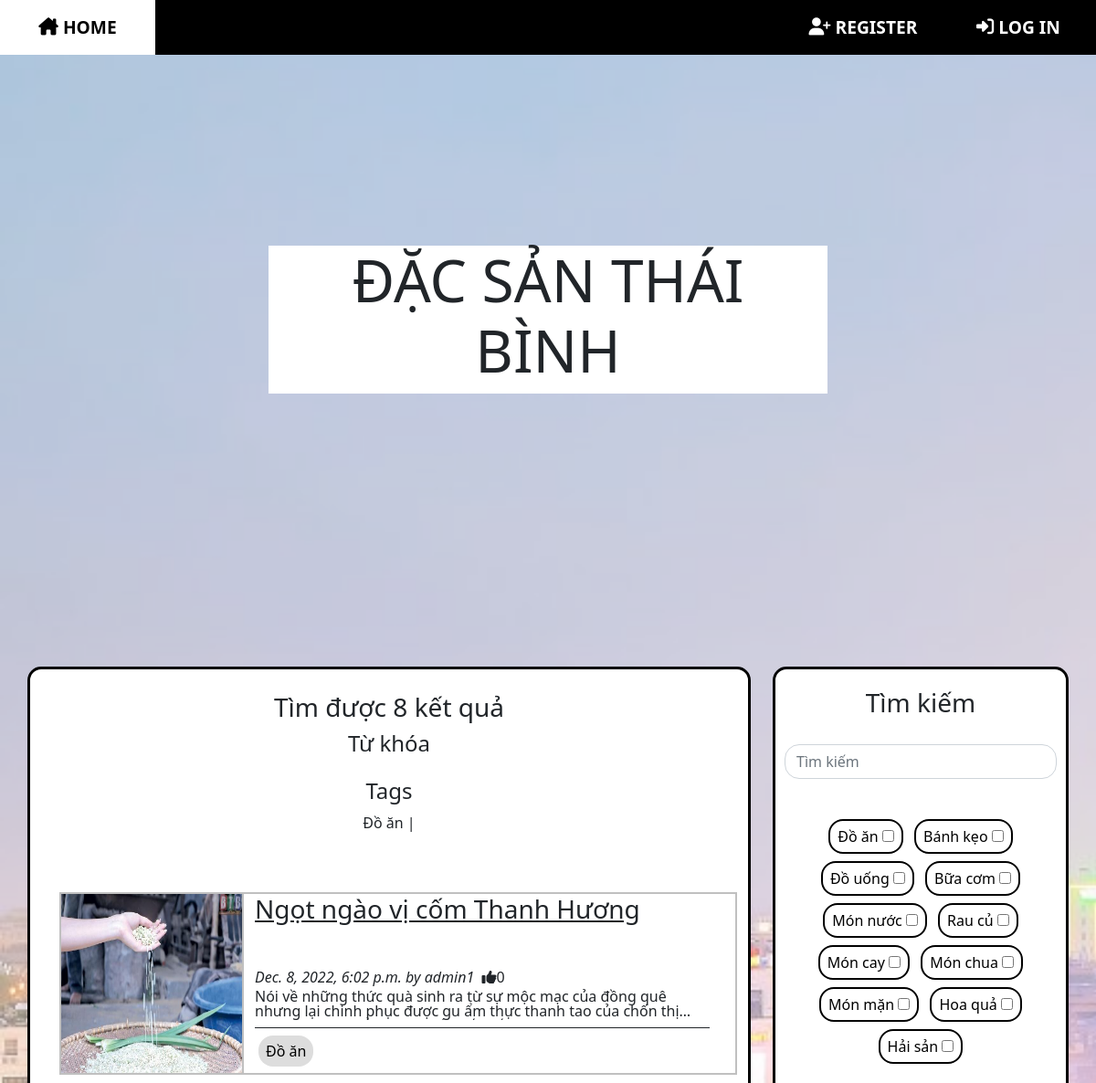
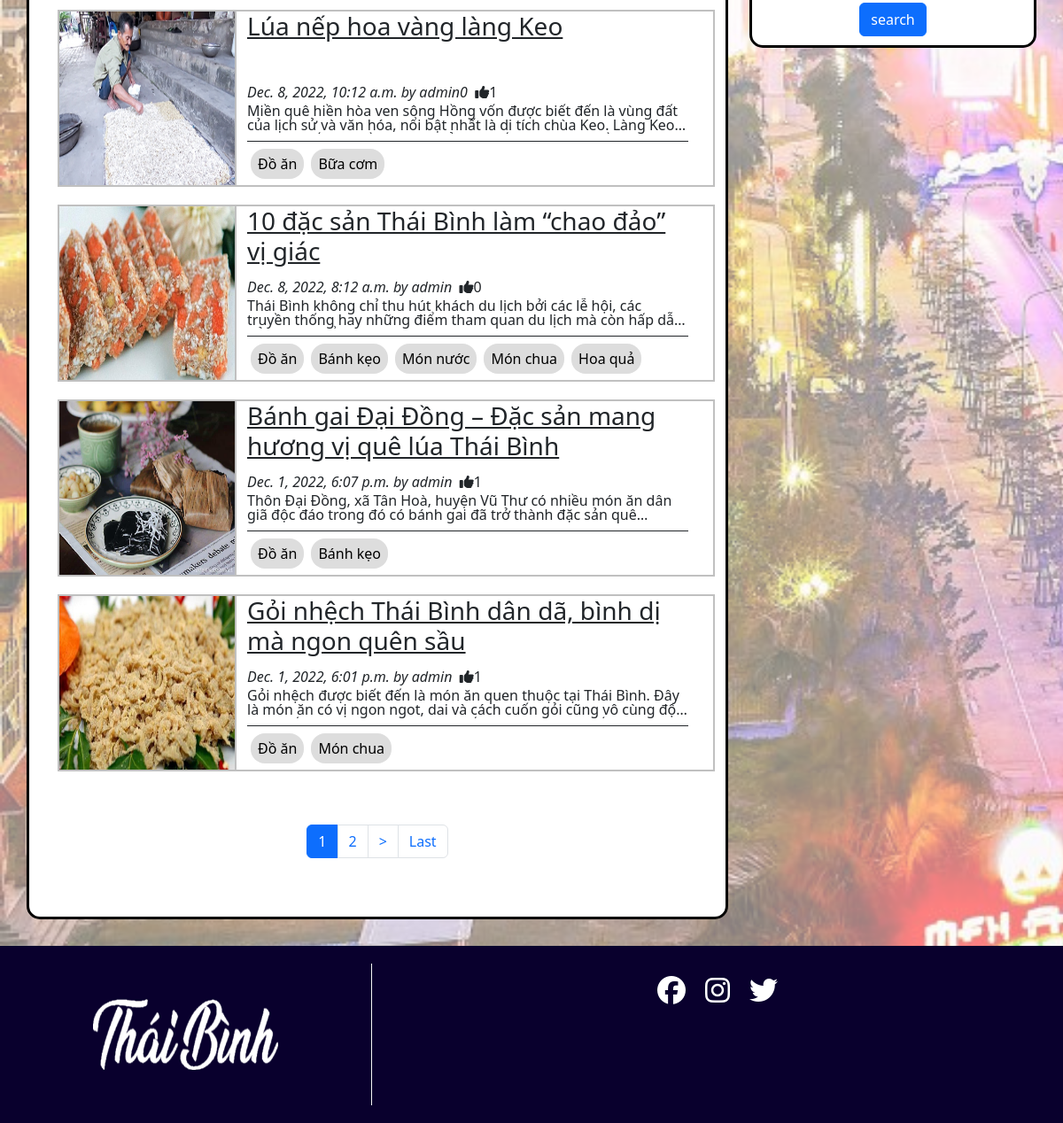
The app's page /search/?q=&c=10 with its own data (2 pictures, top to bottom).
### blog/models.py (models this page shows, shortened)
class Category(models.Model):
    name = models.CharField(max_length=100)
    def __str__(self):
        return self.name

class Post(models.Model):
    class NewManager(models.Manager):
        def get_queryset(self):
            return super().get_queryset().filter(status='published')
    options = (
        ('draft', 'Draft'),
        ('published', 'Published'),
    )
    title = models.CharField(max_length=250)
    category = models.ManyToManyField(
        Category, blank=True, related_name='posts')
    excerpt = models.TextField(blank=True, null=True)
    slug = models.SlugField(max_length=250, unique_for_date='publish')
    image = models.FileField(
        upload_to='static/thumbnail/', default='static/thumbnail/default/default.jpg')
    publish = models.DateTimeField(default=timezone.now)
    author = models.ForeignKey(
        User, on_delete=models.CASCADE, related_name='blog_posts')
    content = RichTextUploadingField(null=True)
    status = models.CharField(max_length=10, choices=options, default='draft')
    likes = models.ManyToManyField(User, blank=True, related_name='likes')
    bookmark = models.ManyToManyField(
        User, blank=True, related_name='bookmark')
    objects = models.Manager()  # default manager
    newmanager = NewManager()  # custom manager
    def get_absolute_url(self):
        return reverse('blog:post_single', args=[self.slug])
    class Meta:
        ordering = ('-publish',)

### blog/views.py (the view)
# urls.py: path('search/', views.post_search, name='post_search'),
def post_search(request):
    q = ''
    c = ''
    results = standard_filter(request)
    form = PostSearchForm(request.GET)
    if form.is_valid():
        q = form.cleaned_data['q']
        c = form.cleaned_data['c']
        results = results.filter(title__contains=q)
        for tag in c:
            results = results.filter(category=tag.id)
    list = pagination(request, results)
    return render(request, 'blog/search.html', {'categorys': Category.objects.all(), 'posts': results, 'total_results': results.count, 'q': str(q), 'c': c, 'list': list})

### blog/views.py (called while the page is built)
def pagination(request, posts):
    obj = posts
    page_n = request.GET.get('page')
    p = Paginator(obj, 5)
    list = p.get_page(page_n)
    return list

def standard_filter(request):
    posts = Post.newmanager.all()
    user = request.user
    if user.is_superuser or user.is_staff:
        if user.is_superuser:
            posts = Post.objects.all()
        else:
            posts = Post.objects.filter(
                Q(status='published')) | Post.objects.filter(Q(author=user, status='draft'))
    return posts

### templates/blog/search.html (shortened to what this page needs)
{% extends "base/base.html" %} {% block title %} Kết quả tìm kiếm {% endblock %} {%load static%}{% block content %} {%include "base/nav-bar.html"%}
<div class="bgpic"><img src="{% static 'Thanh-pho.jpg' %}" /></div>
<div class="col">
    <div class="row" id="row-titlecard">
        <div class="titlecard">
            <h1 style="font-size:400%">ĐẶC SẢN THÁI BÌNH</h1>
        </div>
    </div>
    <div class="row ">
        <div class="col-8">
            <div class="container">
                <div class="search-result-dialog">
                    <h3>Tìm được {{total_results}} kết quả</h3>
                    <h4>Từ khóa</h4>
                    <h4>Tags</h4>
                    <p>
                        {%for tag in c%} {{tag}} | {%endfor%}</p>
                </div>
                {% include "blog/list.html" %}
            </div>
        </div>
        <div class="col-4">
            {% include "blog/searchbox.html" %}
        </div>
    </div>
    {%include "base/footer.html"%}
</div>
{% endblock %}

### templates/blog/list.html (shortened to what this page needs)
{%block content%}
<div class="col pt-5">
    {% for post in list %}
    <div class="post-container row">
        <div class="col-3 post-thumbnail ">
            <img src="/{{post.image}}" />
        </div>
        <div class="col-9 post-detail">
            <div class="post-title">
                <h3>
                    <a class="text-dark" href="{{post.get_absolute_url}} ">{{post.title}}</a>
                </h3>
            </div>
            <div class="post-meta">
                <em>{{post.publish}} by {{post.author}}</em> &nbsp; <i class="fa-sharp fa-solid fa-thumbs-up" {%if user in post.likes.all %} style="color: blue;" {%endif%}></i> {{post.likes.count}}
            </div>
            <div class="post-excerpt">
                <p>{{post.excerpt}}</p>
            </div>
            <div class="post-cat">
                {% for tag in post.category.all %}
                <a class="tag-btn" href="/search/?q=&c={{tag.id}}">{{tag}}</a>{%endfor%}
            </div>
        </div>
    </div>
    {% endfor %}
</div>
<nav aria-label="Page navigation example">
    <ul class="pagination" style="text-align: center;">
        <li class="page-item active"><a class="page-link" href="?page={{list.number}}">{{list.number}}</a></li>
        {%if list.has_next%}
        <li class="page-item"><a class="page-link" href="?page={{list.next_page_number}}">{{list.next_page_number}}</a></li>
        <li class="page-item"><a class="page-link" href="?page={{list.next_page_number}}">></a></li>
        <li class="page-item"><a class="page-link" href="?page={{list.paginator.num_pages}}">Last</a></li>
        {%endif%}
    </ul>
</nav>
{%endblock%}

### templates/blog/searchbox.html
{% load static %} {% block content %}
<link href="{% static 'style.css' %}" rel="stylesheet">
<div class="search-box">
    <form role="search" method="get" action="/search/">
        <h3>Tìm kiếm</h3>
        <div class="search-bar">
            <input class="form-control me-5" name="q" type="search" placeholder="Tìm kiếm" aria-label="Search">
        </div>
        <div class="tag-bar">
            {% for tag in categorys.all%}
            <div class="tag-checkbox">
                <label for="{{tag}}" class="">{{tag.name}}</label>
                <input name="c" type="checkbox" id="{{tag}}" value="{{tag.pk}}">
            </div>
            {%endfor%}
        </div>
        <button class="btn btn-primary" type="submit">search </button>
    </form>
</div>
{% endblock %}

### static/style.css (style rules this page uses)
* { box-sizing: border-box; padding: 0; margin: 0; }
.bgpic { width: 100%; height: 100%; position: fixed; z-index: -1; opacity: 0.5; }
.container { border: solid black; border-radius: 15px; background-color: white; margin: 30px; padding-bottom: 50px; min-height: 1000px; }
.titlecard { background-color: white; width: 50%; text-align: center; align-self: center; margin-right: auto; margin-left: auto; }
#row-titlecard { height: 700px; }
.search-box { border: solid black; display: flex; flex-direction: column; align-items: center; border-radius: 15px; background-color: white; min-height: 400px; position: sticky; top: 70px; margin: 30px; padding: 20px 10px 10px 10px; }
.search-box form { display: flex; flex-direction: column; align-items: center; }
.search-bar { margin-top: 20px; margin-bottom: 20px; }
.tag-bar { margin: 20px 10px 20px 10px; text-align: center; }
.tag-checkbox { border: black solid 2px; color: black; padding: 5px 8px; text-align: center; text-decoration: none; display: inline-block; margin: 4px; cursor: pointer; border-radius: 16px; min-width: 55px; }
.form-control { border-radius: 1rem; }
.post-container { position: relative; background-color: white; border: solid #C0C0C0 2px; margin: 0 0 20px 20px; height: 200px; max-width: 800px; overflow: hidden; }
.post-container .post-thumbnail { position: absolute; padding: 0; border-right: inherit; overflow: hidden; height: 100%; width: 200px; }
.post-container .post-thumbnail img { width: 100%; height: 100%; }
.post-container .post-detail { position: relative; left: 200px; }
.post-container .post-detail .post-title { position: absolute; margin-bottom: 10px; height: 70px; width: 90%; overflow: hidden; text-overflow: ellipsis; display: -webkit-box; line-height: 40px; -webkit-line-clamp: 2; -webkit-box-orient: vertical; }
.post-container .post-detail .post-excerpt { position: absolute; bottom: 45px; margin-bottom: 13px; height: 34px; width: 90%; overflow: hidden; text-overflow: ellipsis; display: -webkit-box; line-height: 16px; -webkit-line-clamp: 2; -webkit-box-orient: vertical; }
.post-container .post-detail .post-cat { position: absolute; bottom: 0px; border-top: solid 1px; height: 50px; width: 90%; text-overflow: ellipsis; overflow: hidden; display: flex; align-items: center; }
.post-container .post-detail .post-meta { position: absolute; bottom: 95px; font-size: medium; height: 18px; width: 90%; overflow: hidden; text-overflow: ellipsis; display: -webkit-box; line-height: 15px; }
.tag-btn { background-color: #ddd; border: none; color: black; padding: 5px 8px; text-align: center; text-decoration: none; display: inline-block; margin: 4px; cursor: pointer; border-radius: 16px; min-width: 55px; }
.search-result-dialog { padding-top: 25px; display: flex; flex-direction: column; align-items: center; }
.search-result-dialog p { width: 100%; overflow-wrap: break-word; text-align: center; }
.pagination { margin-top: 60px; display: flex; justify-content: center; }
.active>.page-link { z-index: 0; }

### records on screen
Category: name "Đồ ăn"
Post: image (picture), title "Ngọt ngào vị cốm Thanh Hương", publish "Dec. 8, 2022, 6:02 p.m.", author "admin1", likes.count "0", excerpt "Nói về những thức quà sinh ra từ sự mộc mạc của đồng quê nhưng lại chinh phục được gu ẩm thực thanh tao của chốn…"
Post: image (picture), title "Lúa nếp hoa vàng làng Keo", publish "Dec. 8, 2022, 10:12 a.m.", author "admin0", likes.count "1", excerpt "Miền quê hiền hòa ven sông Hồng vốn được biết đến là vùng đất của lịch sử và văn hóa, nổi bật nhất là di tích chùa Keo. Làng…"
Category: name "Bữa cơm"
Post: image (picture), title "10 đặc sản Thái Bình làm “chao đảo” vị giác", publish "Dec. 8, 2022, 8:12 a.m.", author "admin", likes.count "0", excerpt "Thái Bình không chỉ thu hút khách du lịch bởi các lễ hội, các truyền thống hay những điểm tham quan du lịch mà còn hấp…"
Category: name "Bánh kẹo"
Category: name "Món nước"
Category: name "Món chua"
Category: name "Hoa quả"
Post: image (picture), title "Bánh gai Đại Đồng – Đặc sản mang hương vị quê lúa Thái Bình", publish "Dec. 1, 2022, 6:07 p.m.", author "admin", likes.count "1", excerpt "Thôn Đại Đồng, xã Tân Hoà, huyện Vũ Thư có nhiều món ăn dân giã độc đáo trong đó có bánh gai đã trở thành đặc sản…"
Post: image (picture), title "Gỏi nhệch Thái Bình dân dã, bình dị mà ngon quên sầu", publish "Dec. 1, 2022, 6:01 p.m.", author "admin", likes.count "1", excerpt "Gỏi nhệch được biết đến là món ăn quen thuộc tại Thái Bình. Đây là món ăn có vị ngon ngot, dai và cách cuốn gỏi cũng vô cùng…"
Category: name "Đồ uống"
Category: name "Rau củ"
Category: name "Món cay"
Category: name "Món mặn"
Category: name "Hải sản"

### other values on screen
{{ total_results }} "8"
{{ list.number }} "1"
{{ list.next_page_number }} "2"
